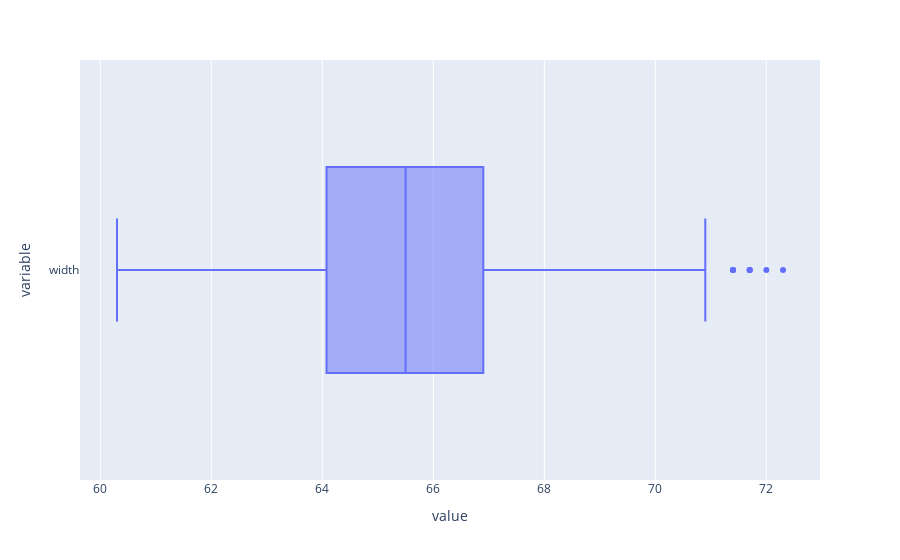

The notebook cell saved with this chart:
### Markdown cell above
# Plotly Boxplot

### Code cell
pe.box(df['width'], orientation='h')

### Figure 1 — Plotly figure (JSON) as saved in the notebook; plotly's stock layout.template omitted (floating-point values rounded to 4 significant figures; data arrays with more than 128 entries replaced by an {"elided": "..."} marker saying what was removed)
{"data": [{"alignmentgroup": "True", "hovertemplate": "value=%{x}<br>variable=%{y}<extra></extra>", "legendgroup": "", "marker": {"color": "#636efa"}, "name": "", "notched": false, "offsetgroup": "", "orientation": "h", "showlegend": false, "type": "box", "x": {"elided": "205 float values"}, "x0": " ", "xaxis": "x", "y": {"elided": "205 str values"}, "y0": " ", "yaxis": "y"}], "layout": {"boxmode": "group", "legend": {"tracegroupgap": 0}, "margin": {"t": 60}, "xaxis": {"anchor": "y", "domain": [0, 1], "title": {"text": "value"}}, "yaxis": {"anchor": "x", "domain": [0, 1], "title": {"text": "variable"}}}}
